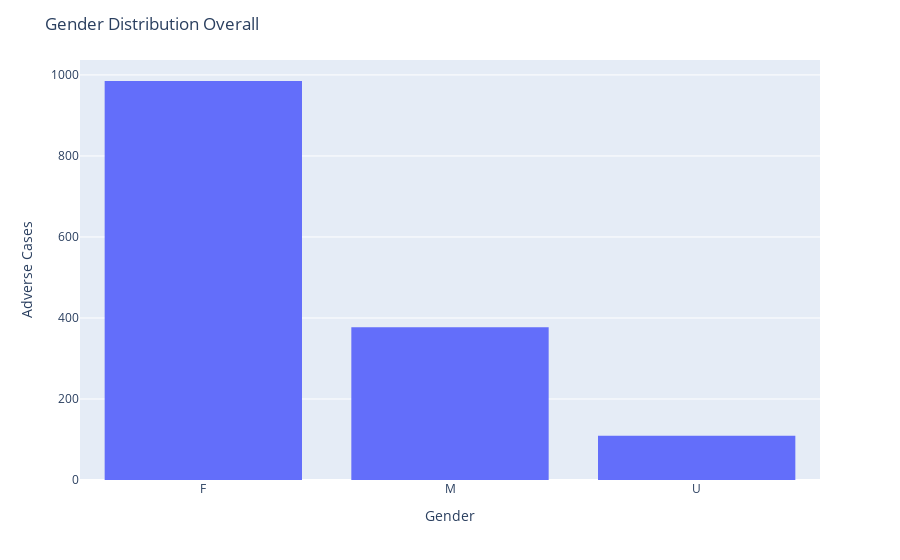

Write notebook code for a chart like this one.
### Code cell
fig = px.histogram(new_patient_data, x="SEX")
fig.update_layout(
    title_text='Gender Distribution Overall',
    xaxis_title_text='Gender', 
    yaxis_title_text='Adverse Cases'
)
fig.show()

### Figure 1 — Plotly figure (JSON) as saved in the notebook; plotly's stock layout.template omitted (floating-point values rounded to 4 significant figures; data arrays with more than 128 entries replaced by an {"elided": "..."} marker saying what was removed)
{"data": [{"alignmentgroup": "True", "bingroup": "x", "hovertemplate": "SEX=%{x}<br>count=%{y}<extra></extra>", "legendgroup": "", "marker": {"color": "#636efa"}, "name": "", "offsetgroup": "", "orientation": "v", "showlegend": false, "type": "histogram", "x": {"elided": "1471 str values"}, "xaxis": "x", "yaxis": "y"}], "layout": {"barmode": "relative", "legend": {"tracegroupgap": 0}, "margin": {"t": 60}, "title": {"text": "Gender Distribution Overall"}, "xaxis": {"anchor": "y", "domain": [0, 1], "title": {"text": "Gender"}}, "yaxis": {"anchor": "x", "domain": [0, 1], "title": {"text": "Adverse Cases"}}}}
